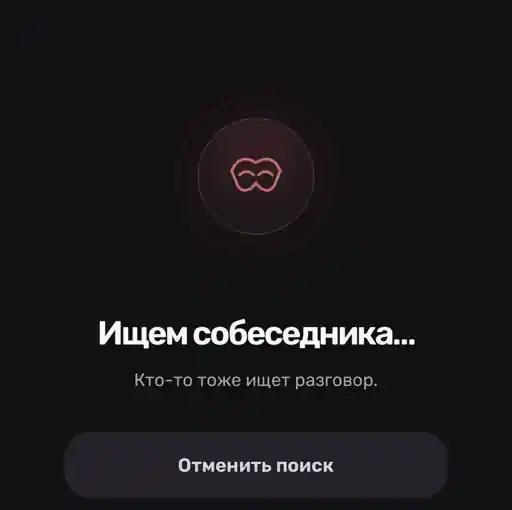
#> input picture assets/branding/incognito-search.webp, 512 x 510 px, given in place of nora-original.png, which was not available
$ python render.py
#> lines starting #> are read from the running program, lines starting #| are printed output that depends on the picture
#!/usr/bin/env python3
"""NORA Cinematic Showcase. Deterministic offline renderer, no production connections.

Source: fedorabakumets/nore-community-bot @ cursor/nora-2-update-d133
Exact vector face of NoraLogo from community_bot/web/intro.js.
UI recreation uses verified labels, class families, and palette from
community_bot/web/{app,home,cabinet,community,shop,interactive,nora-game}.js
and style.css. Demo values are fictional, not production captures.
"""
from __future__ import annotations
import argparse, math, os, subprocess, wave
from pathlib import Path
import numpy as np
import cv2
from PIL import Image,ImageDraw,ImageFont,ImageFilter

HERE=Path(__file__).resolve().parent
OUT=HERE.parent.parent.parent if HERE.parent.name == 'tools' else HERE.parent
W0,H0=(1280,720)
BG='#101011'; PANEL='#1b1b1e'; LINE='#303034'; MUTED='#a1a1aa'; RED='#f32843'; WHITE='#f7f5f1'
def find_font(candidates):
    for f in candidates:
        if f and Path(f).exists():return str(f)
    raise FileNotFoundError('Font unavailable. Set NORA_FONT to an existing TTF/OTF font.')

FONT=find_font([os.getenv('NORA_FONT'),HERE/'fonts'/'Monocraft.ttf',
    '/usr/share/fonts/opentype/inter/Inter-Regular.otf',
    'C:/Windows/Fonts/arial.ttf','/usr/share/fonts/truetype/dejavu/DejaVuSans.ttf'])
BOLD=find_font([os.getenv('NORA_FONT_BOLD'),HERE/'fonts'/'Monocraft.ttf',
    '/usr/share/fonts/opentype/inter/Inter-Bold.otf',
    'C:/Windows/Fonts/arialbd.ttf','/usr/share/fonts/truetype/dejavu/DejaVuSans-Bold.ttf'])
MONO=find_font([os.getenv('NORA_FONT_MONO'),HERE/'fonts'/'Monocraft.ttf',
    '/usr/share/fonts/truetype/dejavu/DejaVuSansMono.ttf',
    'C:/Windows/Fonts/consola.ttf','C:/Windows/Fonts/cour.ttf'])
FPS=60; SECONDS=22.5

def font(size,bold=False,mono=False):
    return ImageFont.truetype(MONO if mono else BOLD if bold else FONT,int(size))

def rgba(h,a=255):
    if isinstance(h,tuple):return (*h[:3],a)
    h=h.lstrip('#');return tuple(int(h[i:i+2],16) for i in (0,2,4))+(a,)

def text(d,xy,s,size,color=WHITE,bold=False,mono=False,anchor=None):
    s=str(s);xy=tuple(map(int,xy));f=font(size,bold,mono)
    if '🍪' in s and anchor is None:
        before,after=s.split('🍪',1)
        d.text(xy,before,font=f,fill=color,stroke_width=0)
        width=d.textbbox((0,0),before,font=f)[2]
        cx=int(xy[0]+width+max(5,size*.18));cy=int(xy[1]+size*.52);r=max(5,int(size*.32))
        d.ellipse((cx-r,cy-r,cx+r,cy+r),fill='#d69a60',outline='#f8cd8b',width=2)
        for dx,dy in [(-.4,-.2),(.3,-.3),(.1,.42)]:
            rr1=max(2,int(r*.19));xx=cx+int(r*dx);yy=cy+int(r*dy)
            d.ellipse((xx-rr1,yy-rr1,xx+rr1,yy+rr1),fill='#5f3b28')
        if after:d.text((cx+r+4,xy[1]),after,font=f,fill=color)
        return
    d.text(xy,s,font=f,fill=color,anchor=anchor,stroke_width=0)

def rr(d,box,r=14,fill=PANEL,outline=LINE,width=1):
    d.rounded_rectangle(tuple(map(int,box)),int(r),fill=fill,outline=outline,width=width)

def line(d,p,q,color=LINE,width=2): d.line([p,q],fill=color,width=width)

def centered(d,xy,s,size,color=WHITE,bold=False):text(d,xy,s,size,color,bold,anchor='mm')

def make_logo_svg():
    # The exact SVG geometry and fills from production's NoraLogo.markup() in intro.js.
    outline='M123 512 L166 355 Q177 311 217 311 L233 311 L364 311 L376 311 Q417 314 407 355 L398 384 C425 331 478 301 542 301 C608 301 653 340 675 399 L688 351 Q700 312 737 312 L822 312 Q883 312 891 366 Q894 392 882 423 L947 348 Q970 311 1004 311 L1038 311 Q1072 311 1075 351 L1088 516 Q1095 570 1045 570 L1030 570 Q991 570 977 546 Q961 570 926 570 L873 570 Q826 570 815 540 Q803 570 765 570 L701 570 Q662 570 646 546 Q626 570 585 570 L473 570 Q421 570 399 538 Q387 570 347 570 L310 570 Q275 570 266 546 Q252 570 214 570 L164 570 Q115 570 123 512 Z'
    face=[
      ('#fff3e2','M123 512 L166 355 Q177 311 217 311 L233 311 Q274 313 264 355 L256 385 Q254 391 261 391 L298 391 Q304 391 306 384 L315 351 Q325 311 364 311 L376 311 Q417 314 407 355 L379 511 Q372 559 335 559 L310 559 Q270 559 279 519 L287 478 Q289 468 279 468 L247 468 Q239 468 237 477 L227 518 Q217 559 180 559 L160 559 Q115 559 123 512 Z'),
      ('#ff0750','M456 559 C411 539 385 502 388 451 C392 370 455 301 542 301 C621 301 679 364 678 438 C678 491 647 536 592 559 C613 530 616 492 607 463 C598 429 574 407 545 406 C513 404 482 423 462 452 C439 485 441 524 456 559 Z'),
      ('#fff3e2','M658 529 L688 351 Q700 312 737 312 L822 312 Q883 312 891 366 C898 433 860 486 796 486 L770 486 Q763 486 762 492 L754 533 Q746 559 718 559 L694 559 Q664 559 658 529 Z M779 379 Q772 379 770 387 L765 410 Q762 419 770 419 L786 419 Q808 419 810 395 Q812 379 796 379 Z'),
      ('#fff3e2','M839 524 L947 348 Q970 311 1004 311 L1038 311 Q1072 311 1075 351 L1088 516 Q1091 557 1055 559 L1030 559 Q1001 559 1000 521 Q1000 516 995 516 L944 516 Q939 516 937 521 L925 544 Q916 559 896 559 L871 559 Q830 559 839 524 Z M966 440 Q962 450 973 450 L998 450 Q1005 450 1004 442 L1001 400 Q1001 393 996 393 Q990 393 987 399 Z')]
    st=['<svg xmlns="http://www.w3.org/2000/svg" viewBox="100 280 1100 450">', '<g stroke="#050407" stroke-width="12" stroke-linejoin="round">']
    for dx,dy,c in [(44,65,'#00c8ed'),(30,43,'#ff09ae'),(16,22,'#ffd500'),(0,0,'#050407')]:st.append(f'<path d="{outline}" fill="{c}" transform="translate({dx},{dy})"/>')
    st.append('</g><path fill="#050407" d="M820 300 H990 L855 495 H790 Z"/>')
    st.append('<g stroke="#050407" stroke-width="20" stroke-linejoin="round" paint-order="stroke fill">')
    for col,p in face:st.append(f'<path fill="{col}" fill-rule="evenodd" d="{p}"/>')
    st.append('</g></svg>');(HERE/'nora-original.svg').write_text(''.join(st),encoding='utf-8')
    import cairosvg
    cairosvg.svg2png(bytestring=''.join(st).encode(),write_to=str(HERE/'nora-original.png'),output_width=1100,output_height=450)
#> (this line was passed over: cairosvg is not available in this run)


def draw_navigation(d,active):
    nav=['Главная','Магазин','Коммьюнити','События','Профиль']
    rr(d,(12,972,568,1066),24,'#171719','#343437')
    for i,n in enumerate(nav):
        x=67+i*110
        if n==active:rr(d,(x-48,978,x+48,1059),15,RED,RED)
        col='#120e11' if n==active else MUTED
        # Vector icons avoid missing glyphs on systems lacking symbol fonts.
        iy=999
        if i==0:
            d.polygon([(x-13,iy),(x,iy-13),(x+13,iy),(x+9,iy),(x+9,iy+12),(x-9,iy+12),(x-9,iy)],outline=col)
            d.line((x-13,iy,x,iy-13,x+13,iy),fill=col,width=3)
        elif i==1:
            d.rounded_rectangle((x-11,iy-9,x+11,iy+12),radius=3,outline=col,width=3)
            d.arc((x-7,iy-15,x+7,iy+2),185,355,fill=col,width=3)
        elif i==2:
            d.ellipse((x-11,iy-11,x+3,iy+3),outline=col,width=3)
            d.ellipse((x+0,iy-9,x+12,iy+3),outline=col,width=2)
            d.arc((x-15,iy,x+13,iy+22),180,360,fill=col,width=3)
        elif i==3:
            d.rounded_rectangle((x-12,iy-10,x+12,iy+12),radius=3,outline=col,width=3)
            d.line((x-12,iy-2,x+12,iy-2),fill=col,width=2)
            d.line((x-6,iy-13,x-6,iy-6),fill=col,width=3)
            d.line((x+6,iy-13,x+6,iy-6),fill=col,width=3)
        else:
            d.ellipse((x-7,iy-13,x+7,iy),outline=col,width=3)
            d.arc((x-13,iy-1,x+13,iy+18),180,360,fill=col,width=3)
        centered(d,(x,1035),n,11,col,True)


def draw_header(d,title):
    text(d,(27,29),'N',28,WHITE,True)
    text(d,(49,29),'O',28,RED,True)
    text(d,(73,29),'RA',28,WHITE,True)
    text(d,(29,67),'Санкт-Петербург',13,MUTED)
    rr(d,(474,30,544,72),19,'#242124','#3e3439')
    centered(d,(509,52),'◯',20,RED,True)
    if title:text(d,(28,119),title,36,WHITE,True)


def stat(d,x,y,title,value,sub='',w=248):
    rr(d,(x,y,x+w,y+122),18,PANEL,LINE)
    text(d,(x+17,y+17),title,14,MUTED)
    text(d,(x+17,y+46),value,30,WHITE,True)
    if sub:text(d,(x+17,y+96),sub,12,MUTED)


def screen(view,action=False):
#> called with view = 'home', action = False
    im=Image.new('RGBA',(580,1080),rgba(BG)); d=ImageDraw.Draw(im)
    # In-app screen layouts approximate actual DOM structure. Text, colors, routes are verified.
    if view=='home':
        draw_header(d,'')
        text(d,(28,139),'Сезон 1 · Bloody Nora',14,RED)
        text(d,(27,177),'Свои',50,WHITE,True);text(d,(158,177),'рядом',50,RED,True)
        text(d,(28,248),'Привет, Участник',18,MUTED)
        rr(d,(24,298,556,610),24,'#201c20','#454248')
        rr(d,(42,315,251,354),17,'#121215','#444249')
        text(d,(56,324),'ВСТРЕЧИ НОРЫ',14,WHITE,True)
        text(d,(43,422),'Скоро встретимся',29,WHITE,True)
        text(d,(45,466),'Новый анонс появится здесь',15,MUTED)
        rr(d,(327,528,538,580),15,RED,RED)
        centered(d,(432,553),'К друзьям ↗',17,'#170d13',True)
        text(d,(28,652),'Вместе или соло',13,MUTED)
        rr(d,(22,682,281,873),22,PANEL,LINE)
        rr(d,(296,682,556,873),22,PANEL,LINE)
        text(d,(42,711),'ИГРЫ',30,WHITE,True)
        text(d,(40,761),'Морской бой',15,MUTED)
        text(d,(40,787),'Мафия · Ракетка',15,MUTED)
        text(d,(315,711),'ПИТОМЕЦ',28,WHITE,True)
        text(d,(316,764),'Твой спутник',15,MUTED)
        text(d,(27,909),'Включайся · Чат сообщества',16,WHITE,True)
    elif view=='community':
        draw_header(d,'Коммьюнити')
        text(d,(28,172),'Свои люди. Одна Нора.',16,MUTED)
        rr(d,(22,222,558,532),20,PANEL,LINE)
        text(d,(39,241),'Топ 5 сегодня',23,WHITE,True)
        line(d,(38,290),(542,290))
        names=['Участник 01','Участник 02','Участник 03','Участник 04']
        for i,n in enumerate(names):
            y=315+i*49
            rr(d,(41,y,74,y+36),17,'#292228','#50404a')
            centered(d,(57,y+18),str(i+1),16,RED,True)
            text(d,(89,y+4),n,16,WHITE,True)
            text(d,(443,y+4),f'{51-i*9}',16,WHITE,True)
        text(d,(39,509),'обновлено только что',12,MUTED)
        rr(d,(22,554,558,646),19,PANEL,LINE)
        text(d,(42,576),'Команда Норы',21,WHITE,True)
        text(d,(42,615),'Участники и модераторы',13,MUTED)
        rr(d,(22,679,558,867),20,PANEL,LINE)
        text(d,(41,700),'Доступные лобби',22,WHITE,True)
        line(d,(40,746),(540,746))
        text(d,(41,771),'Морской бой',21,WHITE,True)
        text(d,(41,807),'Играй вместе с участниками',15,MUTED)
        rr(d,(490,781,538,830),13,RED,RED)
        centered(d,(514,805),'+',29,'#140b0f',True)
    elif view=='profile':
        draw_header(d,'Профиль')
        text(d,(26,176),'Сезон 1 · Bloody Nora',14,RED)
        rr(d,(22,214,558,463),20,PANEL,LINE)
        rr(d,(41,241,183,394),19,'#2d252d','#50424c')
        centered(d,(111,313),'У',72,RED,True)
        text(d,(207,244),'Участник',27,WHITE,True)
        text(d,(207,294),'Участник Норы',16,MUTED)
        text(d,(207,336),'Профиль открыт',14,MUTED)
        text(d,(43,414),'Общайся. Знакомься. Создавай.',15,MUTED)
        stat(d,22,489,'Печеньки','1 280 🍪','Твой баланс',256)
        stat(d,300,489,'Репутация','83 / 100' if action else '82 / 100','Серебро · скидка 5%',258)
        for y,title,sub in [(647,'Кошелёк','Баланс и переводы'),(747,'Питомец','Твой спутник'),(847,'Коммьюнити','Друзья и команда Норы')]:
            rr(d,(22,y,558,y+85),17,PANEL,LINE)
            text(d,(48,y+17),title,21,WHITE,True)
            text(d,(48,y+50),sub,13,MUTED)
            text(d,(511,y+28),'›',29,MUTED)
    elif view=='wallet':
        draw_header(d,'Кошелёк')
        text(d,(26,172),'← Личный кабинет',14,MUTED)
        text(d,(26,237),'Доступно',17,MUTED)
        text(d,(23,281),'1 290 🍪' if action else '1 280 🍪',54,WHITE,True)
        line(d,(25,370),(557,370))
        rr(d,(23,397,282,457),15,RED,RED)
        centered(d,(151,427),'Пополнить',19,'#150b0e',True)
        rr(d,(298,397,554,457),15,'#29292d',LINE)
        centered(d,(426,427),'Перевести ↗',19,WHITE,True)
        text(d,(27,514),'Последние операции',25,WHITE,True)
        for i,(a,b,val) in enumerate([('Награда за активность','Сегодня','+10 🍪'),('Получение печенек','Вчера','+50 🍪'),('Покупка в магазине','Вчера','−35 🍪'),('Подарок','Недавно','+5 🍪')]):
            y=567+i*90
            rr(d,(27,y,83,y+56),16,PANEL,LINE)
            centered(d,(55,y+28),['★','↑','◈','♡'][i],26,RED,True)
            text(d,(102,y+5),a,16,WHITE,True)
            text(d,(103,y+31),b,13,MUTED)
            text(d,(458,y+15),val,16,'#b1e0a6' if val.startswith('+') else WHITE,True)
    elif view=='shop':
        draw_header(d,'Магазин')
        text(d,(28,170),'Твой баланс',15,MUTED)
        text(d,(155,170),'1 290 🍪' if action else '1 280 🍪',18,WHITE,True)
        rr(d,(23,223,557,317),16,PANEL,LINE)
        d.ellipse((40,244,74,278),fill='#bdc3d1',outline='#f2f3f5',width=3)
        text(d,(97,241),'Репутация · 83 / 100' if action else 'Репутация · 82 / 100',14,MUTED)
        text(d,(96,269),'Серебро · скидка 5%',19,WHITE,True)
        rr(d,(23,341,558,549),22,'#261c24','#633642')
        text(d,(44,359),'СЕЗОН 1 · BLOODY NORA',15,RED,True)
        text(d,(43,402),'Магазин Норы',29,WHITE,True)
        text(d,(43,450),'Предметы, подарки и',17,MUTED)
        text(d,(43,474),'возможности сообщества',17,MUTED)
        rr(d,(378,468,535,524),13,RED,RED)
        centered(d,(455,496),'Смотреть ↗',15,'#160b0f',True)
        text(d,(27,595),'Категории',24,WHITE,True)
        for i,(title,description) in enumerate([('Питомцы','Твой спутник'),('Репутация','Защита и уровни'),('Печеньки','Внутренняя валюта')]):
            y=643+i*95
            rr(d,(22,y,557,y+77),17,PANEL,LINE)
            text(d,(44,y+14),title,21,WHITE,True)
            text(d,(44,y+46),description,13,MUTED)
            text(d,(508,y+21),'↗',24,RED,True)
    elif view=='games':
        draw_header(d,'Игры')
        text(d,(26,169),'Вместе или соло',16,MUTED)
        for i,(a,b) in enumerate([('Морской бой','Создать лобби · Играть'),('Мафия','Роли, раунды и голосования'),('Ракетка','Аркадная игра'),('НОРА','Пиксельный 3D-мир')]):
            y=225+i*172
            rr(d,(23,y,557,y+152),21,'#201c22' if i==3 else PANEL,'#633641' if i==3 else LINE)
            rr(d,(45,y+24,139,y+122),19,'#301d26' if i==3 else '#29272e','#4c3b46')
            d.rounded_rectangle((68,y+47,114,y+95),radius=6,outline=RED,width=4); d.line((79,y+71,103,y+71),fill=RED,width=4)
            text(d,(157,y+39),a,26,WHITE,True)
            text(d,(156,y+86),b,15,MUTED)
            text(d,(515,y+68),'›',31,RED)
        text(d,(29,940),'NORA / НОВЫЙ МИР',15,RED,True,mono=True)
    if action and view=='community':
        rr(d,(70,866,509,940),18,'#f7f5f1','#f7f5f1')
        centered(d,(290,902),'Нора · +реп',21,'#101011',True)
    if action and view=='games':
        rr(d,(25,225,555,377),21,'#302027','#f32843',3)
        text(d,(454,330),'Играть ↗',14,RED,True)
    # Replace placeholder Latin header with the real Cyrillic SVG wordmark
    # obtained directly from NoraLogo.markup() in the production UI.
    d.rectangle((18,18,233,108),fill=BG)
    wordmark=Image.open(HERE/'nora-original.png').convert('RGBA')
    wordmark.thumbnail((173,71),Image.Resampling.LANCZOS)
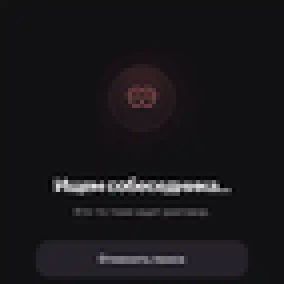
#> wordmark: PIL image 71x71 RGBA (shown 4 times larger); mean R, G, B, A 24.8, 23.3, 26, 255
    im.alpha_composite(wordmark,(26,21))
    text(d,(29,87),'Санкт-Петербург',12,MUTED)
    draw_navigation(d,{'home':'Главная','community':'Коммьюнити','profile':'Профиль','wallet':'Профиль','shop':'Магазин','games':'Коммьюнити'}[view])
    return np.array(im)


def floating(kind,action=False):
    im=Image.new('RGBA',(600,230),(0,0,0,0));d=ImageDraw.Draw(im)
    rr(d,(10,10,588,220),27,'#211c21','#524047',2)
    if kind=='meeting':
        text(d,(34,27),'ВСТРЕЧИ НОРЫ',19,RED,True)
        text(d,(33,75),'Скоро встретимся',31,WHITE,True)
        text(d,(34,132),'Встречи, события, общение',19,MUTED)
        rr(d,(411,151,565,199),14,RED,RED)
        centered(d,(488,176),'К друзьям ↗',15,'#190c11',True)
    elif kind=='rep':
        text(d,(33,25),'РЕПУТАЦИЯ',19,RED,True)
        text(d,(35,72),'83 / 100' if action else '82 / 100',42,WHITE,True)
        text(d,(33,141),'Серебро · скидка 5%',20,MUTED,True)
        rr(d,(417,59,565,123),19,'#2f3b32','#57705c')
        centered(d,(491,91),'+реп',24,'#bce8b4',True)
    elif kind=='wallet':
        text(d,(33,27),'КОШЕЛЁК',19,RED,True)
        text(d,(33,71),'1 290 🍪' if action else '1 280 🍪',41,WHITE,True)
        text(d,(33,149),'Последние операции',20,MUTED)
        text(d,(442,153),'+10 🍪',21,'#bce8b4',True)
    elif kind=='shop':
        text(d,(32,25),'МАГАЗИН',18,RED,True)
        text(d,(31,69),'Питомцы · Титулы',26,WHITE,True)
        text(d,(31,112),'Предметы · Подарки',24,WHITE,True)
        text(d,(33,167),'Твоя экономика внутри Норы',16,MUTED)
    elif kind=='battle':
        text(d,(33,26),'ИГРЫ / NORA',19,RED,True,mono=True)
        text(d,(33,78),'Морской бой',31,WHITE,True)
        text(d,(33,137),'Мафия · Ракетка · НОРА',20,MUTED)
    return np.array(im)


def smooth(a,b,x):
    t=np.clip((x-a)/(b-a),0,1);return t*t*(3-2*t)

def opacity_section(t,a,b,fade=.5): return float(smooth(a,a+fade,t)*(1-smooth(b-fade,b,t)))

def base_bg(w,h,seed=0):
    y,x=np.mgrid[0:h,0:w]
    xx=(x-w*.52)/(w*.7);yy=(y-h*.47)/(h*.65)
    glow=np.exp(-(xx*xx*1.9+yy*yy*1.15))
    im=np.zeros((h,w,3),np.uint8)
    im[:]=[11,10,10]
    im[:,:,2]=np.uint8(15+24*glow)
    im[:,:,1]=np.uint8(11+5*glow)
    im[:,:,0]=np.uint8(11+10*glow)
    return im

# [27 lines left out: function alpha_comp, not called in this run]


def make_phone(ui):
    src=Image.fromarray(ui,'RGBA');w,h=src.size
    out=Image.new('RGBA',(w+60,h+64),(0,0,0,0)); d=ImageDraw.Draw(out)
    rr(d,(17,15,w+43,h+46),56,'#050506','#39323a',5)
    rr(d,(28,27,w+32,h+34),44,'#111014','#29272d',2)
    mask=Image.new('L',src.size,0);md=ImageDraw.Draw(mask);md.rounded_rectangle((0,0,w-1,h-1),radius=33,fill=255)
    out.paste(src,(30,31),mask)
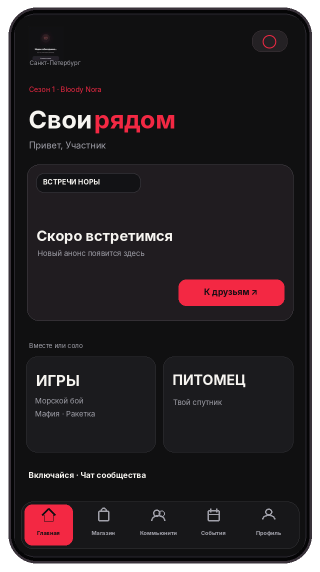
#> out: PIL image 640x1144 RGBA (shown at 1/2 size); mean R, G, B, A 31, 24.1, 27, 234.1; transparent parts drawn white
    rr(d,(w//2-67,32,w//2+107,72),22,'#08070a','#151219',1)
    rr(d,(w//2+10,36,w//2+20,46),6,'#39252b','#39252b')
    return np.array(out)
#> returned value: shape (1144, 640, 4)

def logo_rgba():
    a=Image.open(HERE/'nora-original.png').convert('RGBA')
    box=a.getbbox();a=a.crop(box)
    return np.array(a)

# [4 lines left out: function glow_img, not called in this run]


_title_cache={}
# [34 lines left out: function title_overlay, not called in this run]

_final_cache={}
# [105 lines left out: functions final_tagline, gen_frame, audio, not called in this run]


def render(portrait=False,preview=None,quick=False):
    make_logo_svg()
    screens={k:make_phone(screen(k)) for k in ('home','community','profile','wallet','shop','games')}
#> in make_phone (call 6), `out.paste(src,(30,31),mask)`:
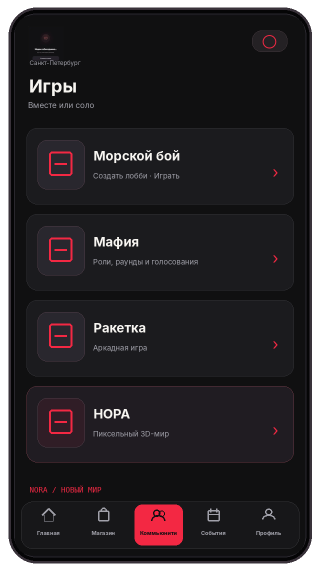
#> out: PIL image 640x1144 RGBA (shown at 1/2 size); mean R, G, B, A 28.3, 24.2, 27.2, 234.1; transparent parts drawn white
#> screens = 6 items
    screens_action={k:make_phone(screen(k,True)) for k in ('community','profile','wallet','shop','games')}
#> in screen (call 7), `im.alpha_composite(wordmark,(26,21))`:
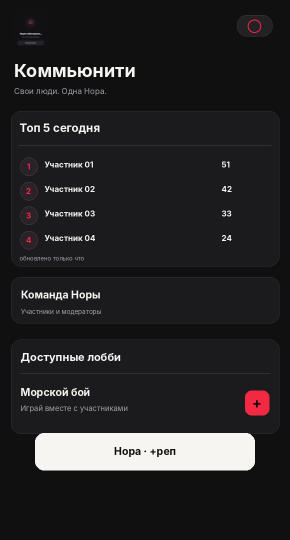
#> im: PIL image 580x1080 RGBA (shown at 1/2 size); mean R, G, B, A 38.5, 37.5, 39.3, 255
#> in make_phone (call 7), `out.paste(src,(30,31),mask)`:
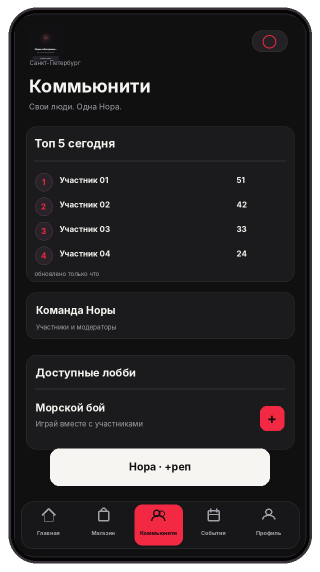
#> out: PIL image 640x1144 RGBA (shown at 1/2 size); mean R, G, B, A 37.9, 34.8, 37, 234.1; transparent parts drawn white
#> in screen (call 8), `return np.array(im)`:
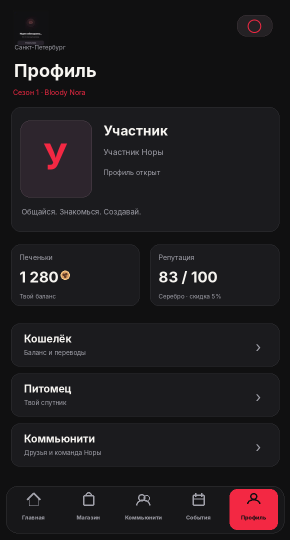
#> returned value: shape (1080, 580, 4) (shown at 1/2 size); mean of channels 0, 1, 2, 3 30.4, 27.2, 29.9, 255; drawn as R, G, B
#> in screen (call 11), `im.alpha_composite(wordmark,(26,21))`:
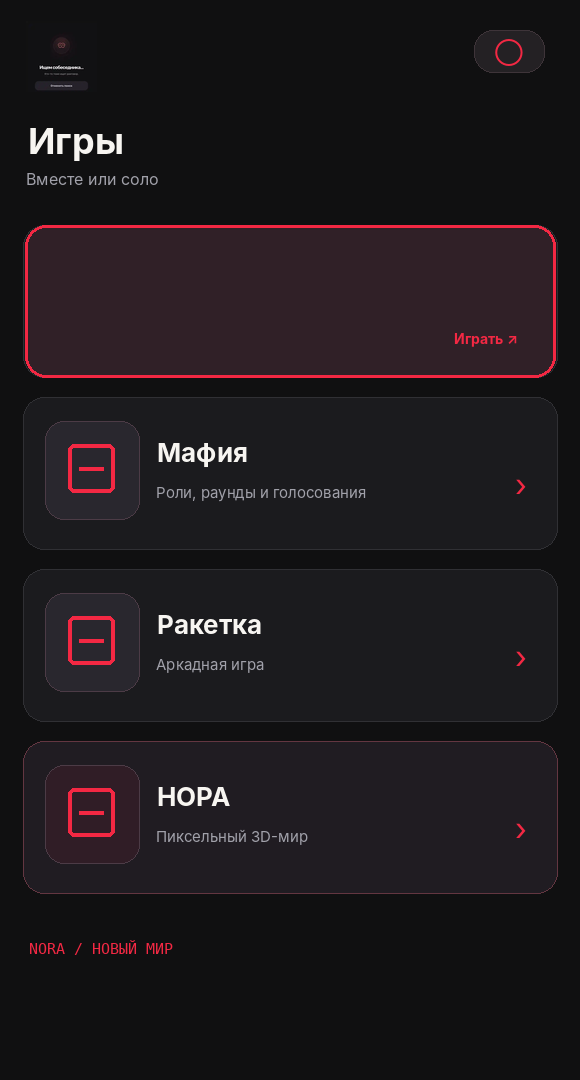
#> im: PIL image 580x1080 RGBA; mean R, G, B, A 30.2, 25, 28.3, 255
#> screens_action = 5 items
    cards={k:floating(k) for k in ('meeting','rep','wallet','shop','battle')}
#> cards = 5 items
    cards_action={k:floating(k,True) for k in ('rep','wallet')}
#> cards_action = 2 items
    logo=logo_rgba()
#> in logo_rgba, `box = a.getbbox()`: box = (0, 0, 512, 510)
    # Blur into padded transparent canvas: avoid visible glow rectangle edges.
    pad=180
    padded=Image.new('RGBA',(logo.shape[1]+pad*2,logo.shape[0]+pad*2),(0,0,0,0))
    padded.alpha_composite(Image.fromarray(logo),(pad,pad))
    glow_alpha=padded.getchannel('A').filter(ImageFilter.GaussianBlur(64)).point(lambda v:int(v*.27))
    glow=Image.new('RGBA',padded.size,(230,18,51,0))
    glow.putalpha(glow_alpha)
    gl=np.array(glow)
    shadows={}
    for k,v in screens.items():
        si=Image.fromarray(v)
        shadow=Image.new('RGBA',si.size,(0,0,0,0))
        shadow.putalpha(si.getchannel('A').filter(ImageFilter.GaussianBlur(24)).point(lambda x:int(x*.7)))
        shadows[k]=np.array(shadow)
#> this loop made 6 passes
#> k on passes 1 to 6: 'home', 'community', 'profile', 'wallet', 'shop', 'games'
#> after the loop, shadows = 6 items
    w,h=(720,1280) if portrait else (1280,720)
    a={'bg':base_bg(w,h),'logo':logo,'logo_glow':gl,'phones':screens,'phones_action':screens_action,'cards':cards,'cards_action':cards_action,'shadows':shadows}
    if preview is not None:
        frame=gen_frame(float(preview),portrait,a)
        name=f'preview_{"vertical" if portrait else "horizontal"}_{preview}.png'
        cv2.imwrite(str(OUT/'preview'/name),cv2.resize(frame,(w*3//2,h*3//2)))
        print('preview:',name,flush=True);return
    outfile=OUT/('NORA_showcase_vertical_1080x1920.mp4' if portrait else 'NORA_showcase_horizontal_1920x1080.mp4')
    aud=HERE/'sound-design.wav'
    cmd=['ffmpeg','-hide_banner','-loglevel','error','-y','-f','rawvideo','-pix_fmt','bgr24','-s',f'{w}x{h}','-r',str(FPS),'-i','pipe:0','-i',str(aud),'-vf',f'scale={w*3//2}:{h*3//2}:flags=bicubic,format=yuv420p','-c:v','libx264','-preset','ultrafast','-crf','20','-profile:v','high','-r',str(FPS),'-c:a','aac','-b:a','160k','-ar','44100','-shortest','-movflags','+faststart',str(outfile)]
    print('render:',outfile,flush=True)
#> (the run stopped early here; a loop or call above may not have finished)
